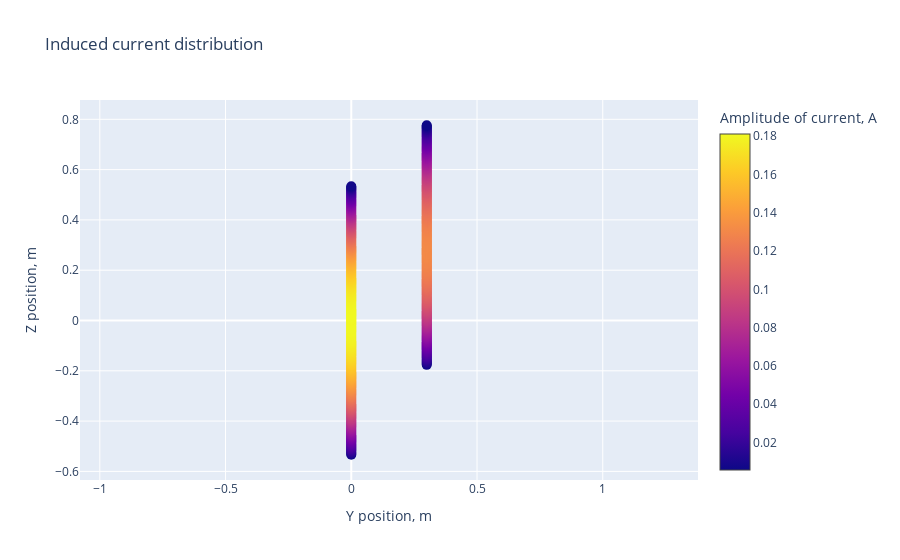

The notebook cell this image was saved under:
### Code cell
current_block, current = efie.directional_pattern(test, incident_voltage, frequency, delta_r)
gm.current_disribution_together(R_block, current_block)
gm.current_distribution_2d(R, current)

### Figure 1 — Plotly figure (JSON) as saved in the notebook; plotly's stock layout.template omitted (floating-point values rounded to 4 significant figures; data arrays with more than 128 entries replaced by an {"elided": "..."} marker saying what was removed)
{"data": [{"marker": {"color": {"elided": "494 float values"}, "colorbar": {"title": {"text": "Amplitude of current, A"}}, "colorscale": [[0, "#0d0887"], [0.1111, "#46039f"], [0.2222, "#7201a8"], [0.3333, "#9c179e"], [0.4444, "#bd3786"], [0.5556, "#d8576b"], [0.6667, "#ed7953"], [0.7778, "#fb9f3a"], [0.8889, "#fdca26"], [1, "#f0f921"]], "showscale": true, "size": 10}, "mode": "markers", "name": "Точки", "type": "scatter", "x": {"elided": "494 float values"}, "y": {"elided": "494 float values"}}], "layout": {"title": {"text": "Induced current distribution"}, "xaxis": {"scaleanchor": "y", "title": {"text": "Y position, m"}}, "yaxis": {"scaleanchor": "x", "title": {"text": "Z position, m"}}}}
